Frame 1 (no input): blank canvas, image omitted
Frame 60 (the mouse pressed at the canvas centre just before this capture): blank canvas, image omitted
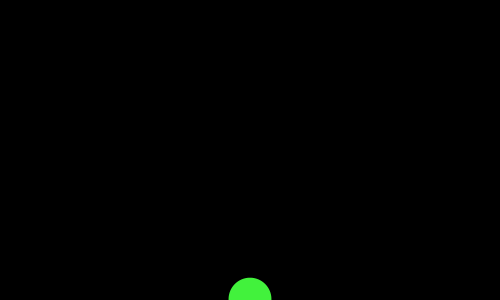
Frame 120 (the mouse held since frame 60 and released just before this capture)

The Processing sketch whose frames 1 and 60 were blank and that drew this single picture after the mouse press (run headless with seeded random() and noise(); from frame 60 on, the mouse is pressed at the canvas centre):

// Processing sketch: processing_27166
// ── processing_27166.pde

 

 
void setup() {
  size(500, 300);
  smooth();
  noStroke();
}

Ball[] b = new Ball[1000];
float x_size, y_size;
int cnt;
 
void mousePressed() {
  x_size = random(20, 30);
  b[cnt++] = new Ball(mouseX, mouseY, x_size, x_size);
}
 
void draw() {
  background(0);
  for (int a=0; a<cnt; a++) {
    b[a].display();
  }
}
 
class Ball {
  float x, y, w, h;
  float r, g, b, s;
  float speed;
    
  Ball(float x, float y, float w, float h) {
    this.x = x;
    this.y = y;
    r = random(255);
    g = random(255);
    b = random(255);
    s = random(50);
   }
 
  void display() {
    fill(r,g,b);
    noStroke();
    ellipse(this.x, this.y, s, s);
 
    if(this.y > height+10) {
      speed = 0;
    } else {
      speed = speed + 0.3;
    }
    this.y = this.y + speed;
    if(this.y > height-10) {
      speed = speed * -0.9;
    }
  }
}
